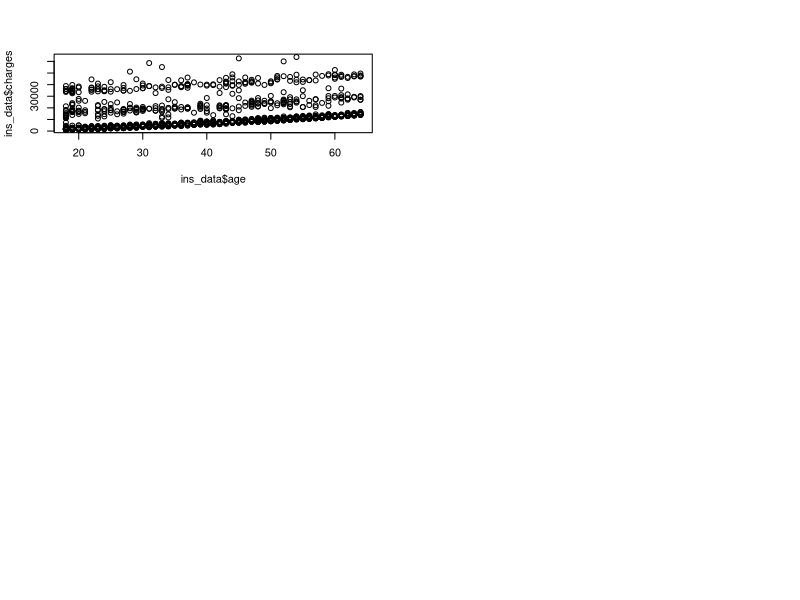

Recreate this plot in R. (Note: this script raises an error after producing the figure.)
getwd() # See which directory you are currently in
setwd("C:/Users/awaldert/Desktop/Data_Science") # Set your Working Directory to your desired folder

# But first we need to load some tools for later ... 

library(dplyr)

library(rpart) 

library(ggplot2)

library(caTools)

library(pdftools)

library(plotrix)

# Reading in the Data

ins_data <- read.csv("Insurance.csv")

# Getting familiar with the data set
class(ins_data)
names(ins_data)
length(ins_data)
dim(ins_data)
head(ins_data)
tail(ins_data)
summary(ins_data)
str(ins_data)
NA_check <- is.na(ins_data)
summary(NA_check)

# Please calculate the following descriptive statistics for the variable BMI
mean(ins_data$bmi) 
median(ins_data$bmi) 

# Please calculate the following measures of dispersion for the variable age
var(ins_data$age, y=NULL)
sqrt(var(ins_data$age, y=NULL)) #St.Dev
range(ins_data$age)
IQR(ins_data$age) # The interquartile range of an observation variable is the difference of its upper and lower quartiles. It is a measure of how far apart the middle portion of data spreads in value. 
quantile(ins_data$age, c(.25, .44, .99))

# let us set the display area for more than one chart
par(mfrow = c(3, 2))

plot(ins_data$age, ins_data$charges)
plot(ins_data$sex, ins_data$charges)
plot(ins_data$bmi, ins_data$charges)
plot(ins_data$children, ins_data$charges)
plot(ins_data$smoker, ins_data$charges)
?plot#what else can we add?
cor(ins_data$age, ins_data$charges) # create some more

# Please create the following plots: 
# heatmap of both BMI and charges
bmi <- ins_data$bmi
charges <- ins_data$charges
class(bmi)

# barchart
barchart <- barplot(ins_data$bmi)
?barplot

#boxplot
boxplot(ins_data$bmi)

Distribution
# Histogram overlaid with kernel density curve
ggplot(ins_data, aes(x=bmi)) + 
  geom_histogram(aes(y=..density..),     
                 binwidth=.5,
                 colour="black", fill="white") +
  geom_density(alpha=.2, fill="#FF6666") 


# Generating a linear model to estimate insurance charges
model <- lm(ins_data$charges ~ ins_data$age + ins_data$sex + ins_data$bmi + ins_data$children + ins_data$smoker)
summary(model)

# Using step-wise backward regression to optimize our model

improved.model <- step(model, direction = "backward")
summary(improved.model)

# Use machine learning to estimate insurance cost based on the improved regression model


# Splitting the data into train and test sets

sample.split(ins_data$charges, SplitRatio = 0.65) -> Split_Values
subset(ins_data, Split_Values==T) -> Train_Set
subset(ins_data, Split_Values==F) -> Test_Set
head(Train_Set)
dim(Train_Set)
dim(Test_Set)

# Building a linear model on top of the training dataset

lm(charges~., Train_Set) -> mod_regress 
predict(mod_regress, Test_Set) -> result_regress
cbind(Actual = Test_Set$price, Predicted = result_regress) -> Final_Data
as.data.frame(Final_Data)-> Final_Data
head(Final_Data)


# Finding theb RMSE (Root Mean Squared Error)


(Final_Data$Actual- Final_Data$Predicted) -> error

cbind(Final_Data, error) -> Final_Data

Initial_RMSE <- sqrt(mean(Final_Data$error^2))

RMSE
